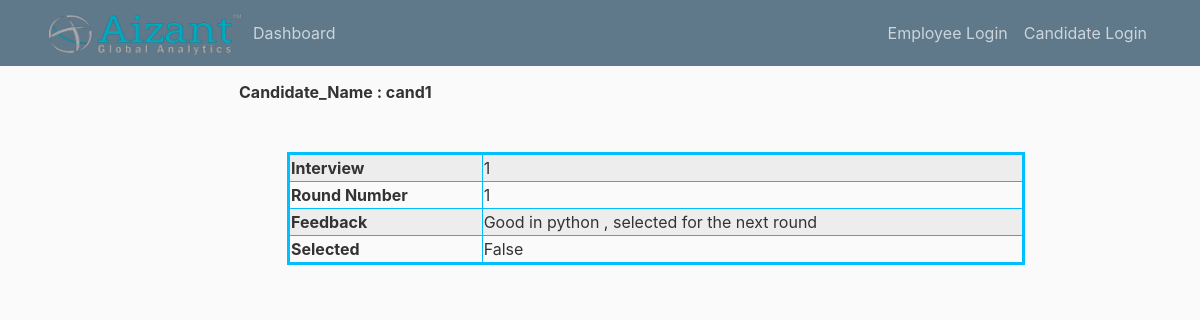
The app's page /candidate_interviews/1, older data.
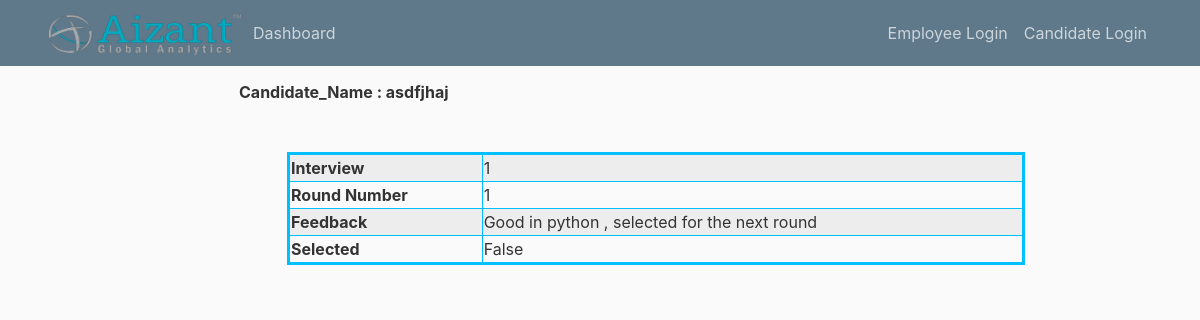
The same page, newer data.
### app/models.py (models this page shows, shortened)
class Candidate(db.Model):
    id = db.Column(db.Integer, primary_key=True)
    first_name = db.Column(db.String(30))
    last_name = db.Column(db.String(30))
    contact_number = db.Column(db.String(10))
    email = db.Column(db.String(200), unique=True)
    password = db.Column(db.String(260))
    pan_card = db.Column(db.String(10))
    current_location = db.Column(db.String(200))
    candidate_compensation = db.relationship('CandidateCompensation', backref='candidate', uselist=False)  # one to
    candidate_professions = db.relationship('CandidateProfession', backref='candidate')  # one to many with candidate
    candidate_educations = db.relationship('CandidateEducation', backref='candidate')  # one to many w education
    applications = db.relationship('Application', backref='candidate')

### app/routes.py (the view)
@app.route('/candidate_interviews/<int:application_id>')
def candidate_interviews(application_id):
    cur_application = Application.query.get_or_404(application_id)
    interviews = Interview.query.filter_by(application_id=application_id).order_by(Interview.round)
    cur_candidate = Candidate.query.get_or_404(cur_application.candidate_id)
    return render_template('interview_info.html', interviews=interviews, cur_candidate=cur_candidate)

### app/templates/interview_info.html
{% extends 'manager_layout.html' %}
{% block content %}
    <p><b>Candidate_Name : {{ cur_candidate.first_name }}</b></p>
        {% for interview in interviews %}
            <table class="table-striped m-md-5" border="1" style="width:80%; border-collapse: collapse; border: 3px solid deepskyblue;">
                <tr>
                <th>Interview</th><td>{{ interview.round }}</td>
                </tr>
                <tr>
                <th>Round Number</th><td>{{ interview.round }}</td>
                </tr>
                <tr>
                <th>Feedback</th><td>{{ interview.feedback }}</td>
                </tr>
                <tr>
                <th>Selected</th><td>{{ interview.next_round }}</td>
                </tr>
        </table>
        {% endfor %}
{% endblock %}

Row changes from the older to the newer data that the page shows:
changed Candidate: first_name "cand1" → "asdfjhaj"
